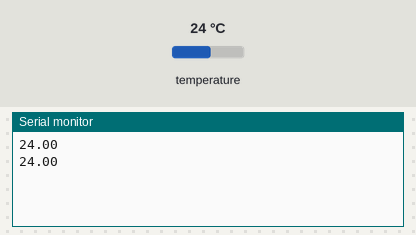
The sketch below on a simulated Arduino Uno, built with avr-gcc and run on an emulated ATmega328P. On the bench: the last lines printed to the serial monitor. Inputs (shaded band) come from the test bench; at power-on: temperature 24 °C.

Above: at 3.3 s.
3.4 s: temperature set to 12 °C
At 5.2 s:
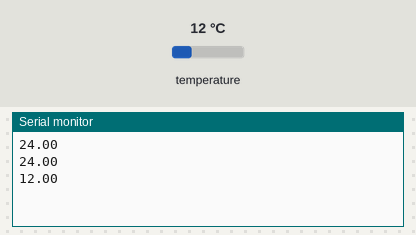
5.9 s: temperature set to 19 °C
At 6.5 s:
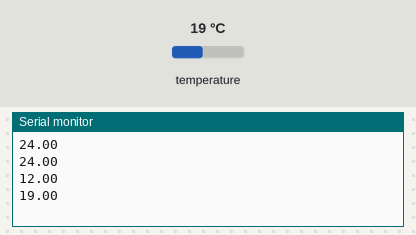
Timing chart, 0 to 8.9 s (numbered marks = the images above; inputs shaded):
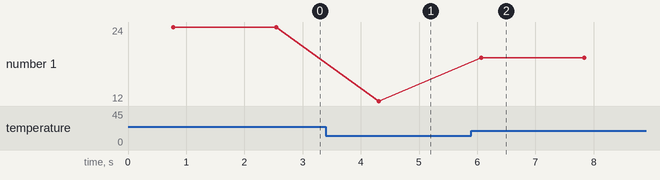

The sketch:

TempSensor.ino
```cpp
#include <OneWire.h>
#include <DallasTemperature.h>

// Definir el pin al que está conectado el sensor (DQ)
#define ONE_WIRE_BUS 2  // Cambia esto si usas otro pin

// Configurar el objeto OneWire para comunicar con el sensor
OneWire oneWire(ONE_WIRE_BUS);

// Pasar la referencia de OneWire a Dallas Temperature
DallasTemperature sensors(&oneWire);

void setup() {
  // Iniciar la comunicación serie
  Serial.begin(921600);

  // Iniciar el sensor DS18B20
  sensors.begin();
}

void loop() {
  // Pedir al sensor que haga la lectura de temperatura
  sensors.requestTemperatures();

  // Obtener la temperatura en grados Celsius
  float temperatureC = sensors.getTempCByIndex(0);

  // Si se obtiene una lectura válida, mostrar la temperatura
  if (temperatureC != DEVICE_DISCONNECTED_C) {
    Serial.println(temperatureC);
  } else {
    Serial.println("Error: No se pudo leer la temperatura.");
  }

  // Esperar un segundo antes de la siguiente lectura
  delay(1000);
}
```

Measured:
- after the input at 3.4 s, the serial monitor: prints a new line after 0.91 s (image 1)
- after the input at 5.9 s, the serial monitor: prints a new line after 0.17 s (image 2)
- plotted number 1: 24 → 12 after the input at 3.4 s, 12 → 19 after the input at 5.9 s
